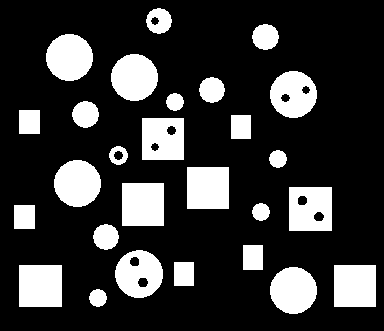
%> input picture lab_08/imagens/blocks.png, 384 x 331 px
$ octave --eval "result = quest2(imread('imagens/blocks.png'));"   (GNU Octave 9; MATLAB toolbox functions it lacks are replaced by stand-ins)
%> lines starting %> are read from the running program, lines starting %| are printed output that depends on the picture; in (x1, y1, x2, y2) boxes, pixels count from 0 and x2, y2 are one past the last pixel; in counts of white or black regions, pixels touching at a corner belong together; the program's own positions count from 1
### lab_08/fillHole.m
function output = fillHole(input)

  output = imfill(input,"hole");
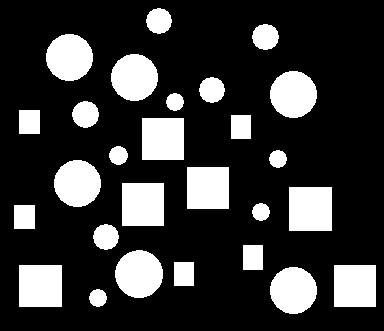
%> output: size 331x384 uint8; 21.7% white; 27 white regions, largest, box (x1, y1, x2, y2) and area: (289, 187, 332, 231) 1892, (122, 183, 164, 226) 1806, (19, 265, 62, 307) 1806
  %imshow(output);

end

### lab_08/quest2.m
function [vec] = quest2(input)

  image = fillHole(input);
  bounds = bwboundaries(image, 8, 'holes');
%> bounds = 27 boundaries; largest, box (x1, y1, x2, y2) and points: (289, 187, 332, 231) 171, (19, 265, 62, 307) 167, (122, 183, 164, 226) 167, (142, 118, 184, 160) 165, (187, 167, 229, 209) 165
  im = (input - image);
%> im: size 331x384 uint8; every value is 0
  im = (ones(size(im)) - im);
%> im: size 331x384 uint8; every value is 1
  boundsH = bwboundaries(im, 8, 'holes');
%> boundsH = 1 boundary; box (x1, y1, x2, y2) and points: (0, 0, 384, 331) 1427
  vec = struct('Nobj', numel(bounds), 'Nholes', [], 'Nobjholes', [], 'isSquare', zeros(1,numel(bounds)), ...
  'frac', sum(sum(input))/(size(input,1)*size(input,2)), 'sqHoles', [], 'circNoHoles', []);

  for ll = 1:numel(bounds)

    obj = zeros(size(input));
    tam = length(bounds{ll}(:,1));

    for ii = 1:tam
      obj(bounds{ll}(ii,1), bounds{ll}(ii,2)) = 1;
    end

    obj = (fillHole(obj) & input);
    b = bwboundaries(obj, 8, 'holes');

% [9 lines of commented-out code are left out]

    vec.Nobjholes(ll) = numel(b) - 1;

    if sum(bounds{ll}(1:5,1)) == sum(bounds{ll}(5:9,1))
      vec.isSquare(ll) = 1;
    end

    vec.Nholes = sum(vec.Nobjholes);

  end
%> this loop made 27 passes
%> (tam, vec.Nholes) on passes 1 to 12: (87, 0), (87, 0), (167, 0), (133, 0), (133, 0), (75, 0), (49, 0), (73, 0), (53, 1), (133, 1), (133, 3), (167, 3)
%> pass 1, in fillHole (call 2), `output = imfill(input,"hole");`:
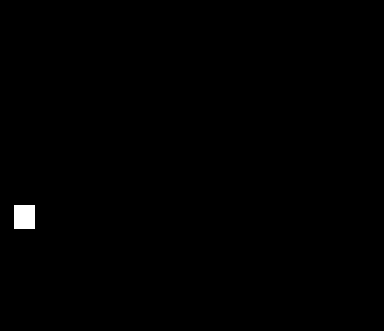
%> output: size 331x384 double; values 0 (black) and 1 (white), 0.4% white; 1 white region, box (x1, y1, x2, y2) and area: (14, 205, 35, 229) 504
%> pass 2, in fillHole (call 3), `output = imfill(input,"hole");`:
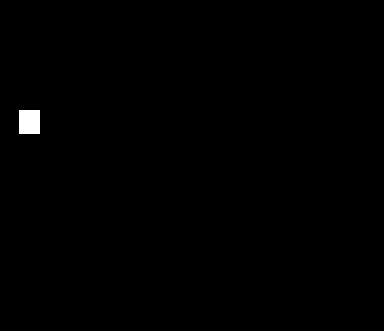
%> output: size 331x384 double; values 0 (black) and 1 (white), 0.4% white; 1 white region, box (x1, y1, x2, y2) and area: (19, 110, 40, 134) 504
%> after the loop:
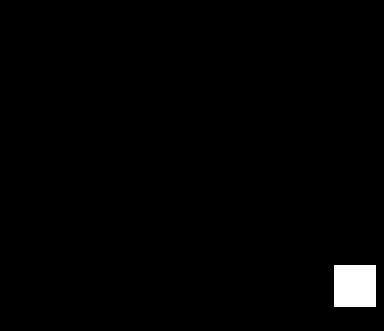
%> obj: size 331x384 logical; 1.4% white; 1 white region, box (x1, y1, x2, y2) and area: (334, 265, 376, 307) 1764
%> after the loop, vec = {Nobj 27, Nholes 10, Nobjholes [0 0 0 0 0 0 0 0 1 0 2 0 2 1 0 0 0 0 0 0 0 0 0 2 0 2 0], isSquare [1 1 1 0 0 0 0 0 0 0 0 1 1 0 0 1 1 0 1 1 0 0 0 0 0 1 1], frac 54.19}

  vec.sqHoles = sum((vec.isSquare == 1) & (vec.Nobjholes ~= 0));
%> vec.sqHoles = 2
  vec.circNoHoles = sum((vec.isSquare == 0) & (vec.Nobjholes == 0));
%> vec.circNoHoles = 12
%> `result = quest2(imread('imagens/blocks.png'));`: result = {Nobj 27, Nholes 10, Nobjholes [0 0 0 0 0 0 0 0 1 0 2 0 2 1 0 0 0 0 0 0 0 0 0 2 0 2 0], isSquare [1 1 1 0 0 0 0 0 0 0 0 1 1 0 0 1 1 0 1 1 0 0 0 0 0 1 1], frac 54.19, sqHoles 2}

end
